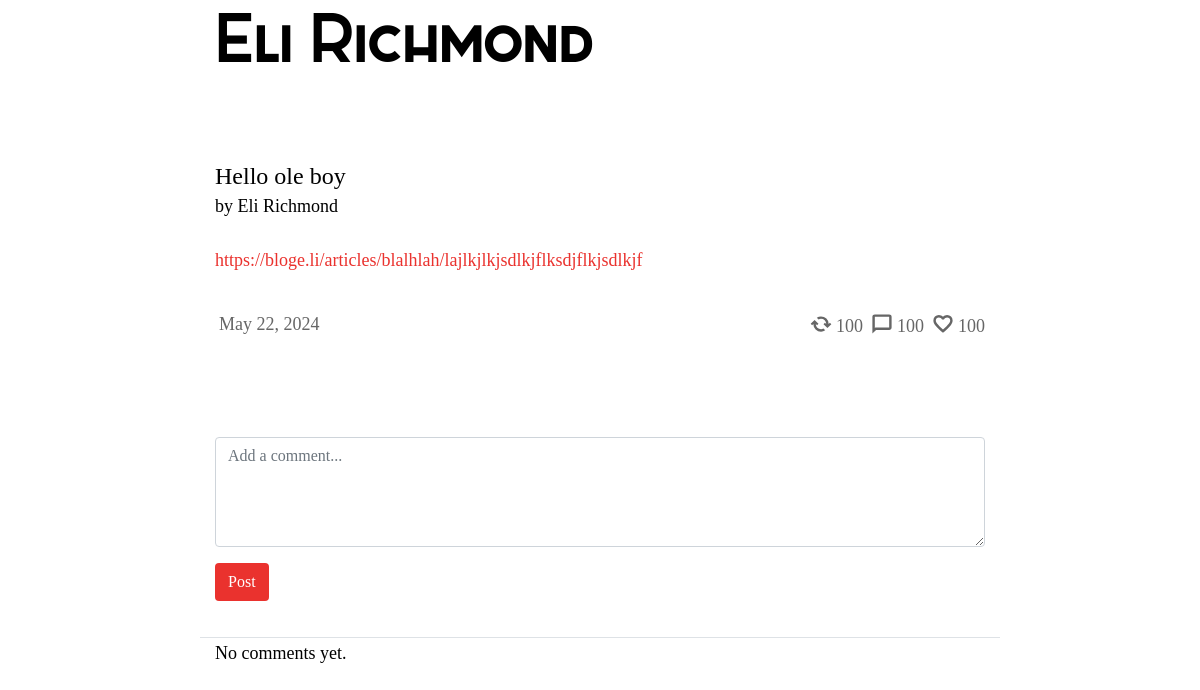
The app's page /Linkfeed/post/798/ (signed in) with its own data.
### Linkfeed/models.py (models this page shows, shortened)
class Profile(models.Model):
    user = models.OneToOneField(User, on_delete=models.CASCADE)
    display_name = models.CharField(max_length=255, blank=True, null=True)
    follower = models.ManyToManyField(User, blank=True, related_name="follower_user")
    following = models.ManyToManyField(User, blank=True, related_name="following_user")

class Post(models.Model):
    user = models.ForeignKey(User, on_delete=models.CASCADE, related_name="posts")
    title = models.CharField(blank=True, max_length=255)
    body = models.URLField(blank=True, null=True)
    likes = models.ManyToManyField(User, related_name="blog_posts")
    timestamp = models.DateTimeField(auto_now_add=False, null=True)
    is_rss_feed_post = models.BooleanField(default=False)
    is_imported_rss_feed_post = models.BooleanField(default=False)
    imported_rss_feed = models.ForeignKey(ImportedRSSFeed, on_delete=models.SET_NULL, null=True, blank=True, related_name="posts")
    repost_count = models.IntegerField(default=0)  # New field for repost count
    def total_comments(self):
        return self.comments.count()
    def total_likes(self):
        return self.likes.count()

class User(AbstractUser):
    pass

### Linkfeed/views.py (called while the page is built)
@CSPDecorator
def post(request, post_id):
    if not request.user.is_authenticated:
        return HttpResponseRedirect(reverse("login"))
    else:
        try:
            stuff = get_object_or_404(Post, id=post_id)
            profile = Profile.objects.get(user=stuff.user)
            total_likes = stuff.total_likes()
            liked = False
            if stuff.likes.filter(id=request.user.id).exists():
                liked = True
            post = get_object_or_404(Post, id=post_id)
            comments = Comment.objects.filter(post=post)  # Fetch comments associated with the post
            return render(request, "Linkfeed/post.html", {"post": post, "comments": comments, 'stuff': stuff, 'total_likes': total_likes, 'liked': liked, 'profile': profile})
        except Http404:
            return HttpResponse("404 - Post Not Found", status=404)

### Linkfeed/templates/Linkfeed/post.html (shortened to what this page needs)
{% extends "Linkfeed/layouts.html" %}
{% load static %}
{% block body %}
<div id="posts" class="mt-5">
    <div class="">
        {% if post %}
        {% include 'Linkfeed/posts.html' %}
        {% endif %}
    </div>
</div>
<div class="container-fluid">
    <div class="row pt-5 pb-3 border-bottom">
        <div class="col">
            <form id="addCommentForm" method="post" action="{% url 'add_comment' post.id %}">
                <div class="form-group round">
                    <textarea class="form-control round" name="comment_body" rows="4" placeholder="Add a comment..."
                        required></textarea>
                </div>
                <button type="submit" class="btn red-button normal-font-button">
                    Post
                </button>
            </form>
        </div>
    </div>
        <div class="comments-dropdown comment-border">
            <div class="scrollable-comments">
                {% for comment in post.comments.all %}
                {% if not comment.parent_comment %}
                <div class="card comment-container border-bottom" id="comment-{{ comment.id}}">
                    <div class="my-1">
                        <div class="comment-info">
                            <div class="row">
                                <div class="col-12">
                                    <a href="{% url 'profile' comment.user.username %}" class="wrapped-profile-link">
                                        <p id="posted-by-{{ post.id }}" class="mb-0 text-muted post-user small truncate-text" style="cursor: pointer;"><span class="username-link" data-username="{{ post.user.username }}">{{ comment.user.profile.display_name }} ({{ comment.user.alloweddomain.domain|slice:"8:" }})</span></p>
                                    </a>
                                </div>
                            </div>
                            <p class="comment-body">{{ comment.body }}</p>
                            <div class="row">
                                {% if request.user == post.user or request.user == comment.user %}
                                <div class="col post-actions d-flex justify-content-end align-items-end">
                                    <!-- <a href="{% url 'delete_comment' comment.id %}">
                                        <img src="{% static 'Linkfeed/delete.svg' %}" style="float: right;" alt="repost" class="svg" width="32" height="32" fill="black" viewBox="0 0 32 32">
                                    </a> -->
                                    <img src="{% static 'Linkfeed/delete.svg' %}" alt="Delete" class="delete-btn2 svg mb-1" data-post-id="{{ comment.id }}"
                                        width="28" height="28" fill="black" class="bi bi-trash" viewBox="0 0 32 32">
                                </div>
                                {% endif %}
                                <div class="col-12 text-muted text-right small">
                                    {{ comment.timestamp|date:"b j, Y g:i a"|capfirst }}
                                </div>
                            </div>
                        </div>
                    </div>
                </div>
            </div>
            {% endif %}
            {% for reply in comment.replies.all %}
            <div class="card comment-container border-bottom border-left child-comment">
                <div class="my-3">
                    <p id="posted-by-{{ post.id }}" class="mb-0 text-muted post-user small truncate-text" style="cursor: pointer;"><span class="username-link" data-username="{{ post.user.username }}">{{ reply.user.profile.display_name }} ({{ reply.user.alloweddomain.domain|slice:"8:" }}) — {{comment.timestamp }}</span></p>
                    <p class="comment-body">{{ reply.body }}</p>
                    {% if request.user == post.user or request.user == reply.user %}
                    <form id="deleteCommentForm{{ reply.id }}" action="{% url 'delete_comment' reply.id %}"
                        method="post">
                        {% csrf_token %}
                        <div class="button-group">
                            <button type="button" class="btn btn-danger" onclick="confirmDelete('{{ reply.id }}')">
                                <img src="{% static 'Linkfeed/trashcan.svg' %}" width="22" height="22" fill="black"
                                    viewBox="0 0 22 22">
                            </button>
                        </div>
                        </form>
                            <button class="btn btn-primary reply-button">
                                <img src="{% static 'Linkfeed\reply.svg' %}" width="22" height="22"
                                    fill="black" viewBox="0 0 22 22">
                            </button>
                    {% endif %}
                    <form class="reply-form" method="post" action="{% url 'add_comment' post_id=post.id %}"
                        style="margin-left: 20px; display: none;">
                        {% csrf_token %}
                        <input type="hidden" name="parent_comment_id" value="{{ reply.parent_comment.id }}">
                        <textarea name="comment_body"></textarea>
                        <button type="submit">
                            <img src="{% static 'Linkfeed/send.svg' %}" width="22" height="22" fill="black"
                                    viewBox="0 0 22 22">
                        </button>
                    </form>
                </div>
            </div>
            {% endfor %}
            {% empty %}
            <p>No comments yet.</p>
            {% endfor %}
        </div>
</div>
    {% endblock body %}

### Linkfeed/templates/Linkfeed/layouts.html (shortened to what this page needs)
{% load static %}
<html lang="en">
<head>
    <link href="{% static 'Linkfeed/bootstrap.css' %}" rel="stylesheet">
    <link href="{% static 'Linkfeed/style.css' %}" rel="stylesheet">
</head>
<body class="mx-auto">
    <div class="container-fluid px-3">
                    <div id="username-header" class="header truncate-text">
                    {% if request.resolver_match.url_name == 'current_user_profile' or request.resolver_match.url_name == 'profile' %}
                        <a href="{% url 'feed' profile.user.username %}">{{ profile.display_name }}</a>
                    {% elif request.resolver_match.url_name == 'current_user_feed' or request.resolver_match.url_name == 'feed' %}
                        <a href="{% url 'profile' profile.user.username %}">{{ profile.display_name }}</a>
                    {% elif request.resolver_match.url_name == 'post' %}
                        <a href="{% url 'profile' profile.user.username %}">{{ profile.display_name }}</a>
                    {% else %}
                        <a href="{% url 'landing' %}">Linkfeed</a>
                    {% endif %}
                    </div>
    </div>
    {% block body %}
    {% endblock %}
</body>
</html>

### Linkfeed/templates/Linkfeed/posts.html (shortened to what this page needs)
{% load static %}
<div class="container-fluid">
    <div class="post py-5 my-0">
        <a href="{{ post.body }}" target="_blank" class="wrapped-post-link">
            <div class="wrapped-post pb-0">
                <h4 class="mb-0" >{{ post.title }}</h4>
                <div class="mb-0">
                    {% if post.is_imported_rss_feed_post %}
                    <p id="posted-by-{{ post.id }}" class="mb-0 post-user truncate-text" style="cursor: pointer;"><span class="username-link" data-username="{{ post.user.username }}">RSS Feed ({{ post.imported_rss_feed.link|slice:"8:" }})</span></p>
                    {% elif not post.is_rss_feed_post or post.is_rss_feed_post %}
                            <p id="posted-by-{{ post.id }}" class="mb-0 post-user truncate-text" style="cursor: pointer;"><span class="username-link" data-username="{{ post.user.username }}">by {{ post.user.profile.display_name }}</span></p>
                    {% endif %}
                </div>
                <p class="post-body mt-4 pb-3">{{ post.body }}</p>
            </div>
        </a>
        <div class="mt-0 text-center d-flex justify-content-between align-items-center">
                <div class="d-flex mr-auto grey mono">
                    <p class="mt-0 mb-0 ml-1">{{ post.timestamp|date:"b j, Y"|capfirst }}</p>
                </div>
                <div class="d-flex mr-2 grey mono">
                    <img src="{% static 'Linkfeed/reshare.svg' %}" class="svg">
                    <p class="mt-1 mb-0 ml-1">100</p>
                </div>
                <div class="d-flex mr-2 grey mono">
                    <img src="{% static 'Linkfeed/comment.svg' %}" class="svg">
                    <p class="mt-1 mb-0 ml-1">100</p>
                </div>
                <div class="d-flex mr-0 grey mono">
                    <img src="{% static 'Linkfeed/like.svg' %}" class="svg">
                    <p class="mt-1 mb-0 ml-1">100</p>
                </div>
            </div>
    </div>
</div>

### Linkfeed/static/Linkfeed/style.css (style rules this page uses)
html { scroll-behavior: smooth; }
body { max-width:40em; margin:0 auto; font-family: Rich-Georgia, 'Times New Roman', Times, serif, sans-serif; font-size:20px; line-height:30px; background-color:#fff; color:#000; font-weight: 300; overflow-y:scroll; overflow-x: hidden; }
p { font-size: 18px; }
h1,h2,h3,h4,dt,dl#tweetlist dt,footer,label,#commentlist ol li cite,div.blogparent,input[type="submit"] { font-family: Nexa; font-weight:normal; font-style:normal; text-align:left; }
.mono { font-family: mono; }
.grey { color:#666; }
a { color: #EA322E; max-width: 100vw; }
.red-button { background-color: #EA322E; color: white; font-size: 20px; }
.normal-font-button { font-size: medium; }
.header { font-family: Sabado, sans-serif; font-size: 3.5em; padding-bottom: 15px; padding-top: 5px; margin-bottom: 0px; margin-top: 10px; line-height: 80%; border-radius: .25rem; }
#username-header a { color:#000; text-decoration-thickness: 2px; }
#username-header { line-height: .8em; padding: 0; }
.truncate-text { max-width: 100%; display: inline-block; white-space: nowrap; overflow: hidden; text-overflow: ellipsis; }
#posts { width: 100%; background-color: none; }
.post-body, .post-title, .profile-link { word-wrap: break-word; overflow-wrap: break-word; }
.wrapped-post-link { position: relative; z-index: 1; color: black; }
.post-user { padding: 0; margin: 0; }
.post-body { z-index: 5; color:#EA322E; }
.svg { width: 22px; }

### records on screen
Profile: display_name "Eli Richmond"
Post: title "Hello ole boy", user.profile.display_name "Eli Richmond", body "https://bloge.li/articles/blalhlah/lajlkjlkjsdlkjflksdjflkjsdlkjf", timestamp "May 22, 2024"
